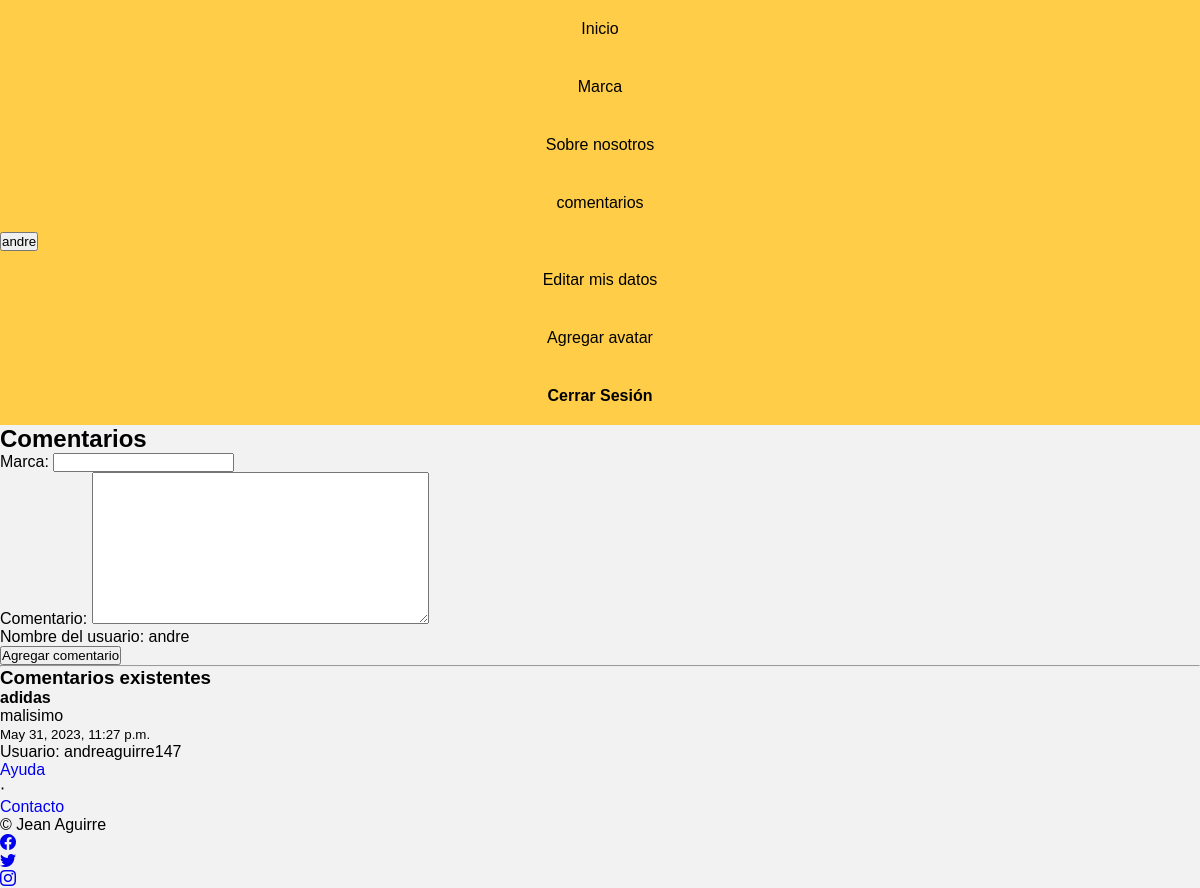
Screenshot of /nike/comentarios/ (signed in) with the database file from the repository.
### Blog/models.py (models this page shows, shortened)
class Comentario(models.Model):
    marca = models.CharField(max_length=100)
    comentario = models.TextField()
    fecha_creacion = models.DateTimeField(auto_now_add=True)
    creador = models.ForeignKey(User, on_delete=models.CASCADE , null=True)

### Blog/views.py (the view)
# urls.py: path('comentarios/', agregar_comentario, name='comentarios'),
@login_required
def agregar_comentario(request):
    if request.method == 'POST':
        form = ComentarioForm(request.POST)
        if form.is_valid():
            comentario = form.save(commit=False)
            if request.user.is_authenticated:
                comentario.creador = request.user
            comentario.save()
            form = ComentarioForm()
    else:
        form = ComentarioForm()
    comentarios = Comentario.objects.all()
    context = {'form': form, 'comentarios': comentarios}
    return render(request, 'blog/comentarios.html', context)

### Blog/forms.py
class ComentarioForm(forms.ModelForm):
    class Meta:
        model = Comentario
        fields = ['marca', 'comentario']

### Blog/templates/Blog/comentarios.html (shortened to what this page needs)
{% extends 'Blog/base.html' %}
{% block comentario %}
  <h2>Comentarios</h2>
  <form method="post">
    {{ form.as_p }}
    {% if request.user.is_authenticated %}
      <p>Nombre del usuario: {{ request.user.username }}</p>
    {% else %}
      <p>Nombre del creador: Invitado</p>
    {% endif %}
    <button type="submit">Agregar comentario</button>
  </form>
  <hr>
  <h3>Comentarios existentes</h3>
  {% for comentario in comentarios %}
    <div>
      <h4>{{ comentario.marca }}</h4>
      <p>{{ comentario.comentario }}</p>
      <small>{{ comentario.fecha_creacion }}</small>
      <p>Usuario: {{ comentario.creador.username }}</p>
    </div>
  {% endfor %}
{% endblock comentario %}

### Blog/templates/Blog/base.html (shortened to what this page needs)
{% load static %}
<!DOCTYPE html>
<html lang="en">
<head>
    <link href="https://cdn.jsdelivr.net/npm/bootstrap-icons@1.5.0/font/bootstrap-icons.css" rel="stylesheet" type="text/css" />
    <link href="{% static 'css/styles.css' %}" rel="stylesheet" />
</head>
<body>
    <nav class="navbar navbar-light bg-light static-top">
        <div class="container">
            <a class="navbar-brand" href="{% url 'inicio' %}">Inicio</a>
            <a class="navbar-brand" href="{% url 'lista_zapatillas' %}">Marca</a>
            <a class="navbar-brand" href="{% url 'info_marca' %}">Sobre nosotros</a>
            <a class="navbar-brand" href="{% url 'comentarios' %}">comentarios</a>
            {% if user.is_authenticated %}
                <div class="dropdown">
                    <button class="btn btn-secondary dropdown-toggle" type="button" id="dropdownMenuButton1" data-bs-toggle="dropdown" aria-expanded="false">
                        <div style="display: inline-flex;">
                            <span>{{ user.username }}</span>
                        </div>
                    </button>
                    <ul class="dropdown-menu" aria-labelledby="dropdownMenuButton1">
                        <li>
                            <a class="dropdown-item" href="{% url 'editar_perfil' %}">Editar mis datos</a>
                        </li>
                        <li>
                            <a class="dropdown-item" href="{% url 'agregar_avatar' %}">Agregar avatar</a>
                        </li>
                        <li>
                            <a class="dropdown-item" href="{% url 'logout' %}"><strong>Cerrar Sesión</strong></a>
                        </li>
                    </ul>
                    </div>
                </div>
                {% else %}
            <a class="btn btn-primary" href="{% url "login" %}">Iniciar sesion</a>
            <a class="btn btn-primary" href="{% url "registro" %}">Registro</a>
            {% endif %}
    </nav>
    {% block comentario %}
    {% endblock comentario %}
    <footer class="footer bg-light">
        <div class="container">
            <div class="row">
                <div class="col-lg-6 h-100 text-center text-lg-start my-auto">
                    <ul class="list-inline mb-2">
                        <li class="list-inline-item"><a href="#!">Ayuda</a></li>
                        <li class="list-inline-item">⋅</li>
                        <li class="list-inline-item"><a href="#!">Contacto</a></li>
                    </ul>
                    <p class="text-muted small mb-4 mb-lg-0">&copy; Jean Aguirre</p>
                </div>
                <div class="col-lg-6 h-100 text-center text-lg-end my-auto">
                    <ul class="list-inline mb-0">
                        <li class="list-inline-item me-4">
                            <a href="#!"><i class="bi-facebook fs-3"></i></a>
                        </li>
                        <li class="list-inline-item me-4">
                            <a href="#!"><i class="bi-twitter fs-3"></i></a>
                        </li>
                        <li class="list-inline-item">
                            <a href="https://www.instagram.com/nike/?hl=es"><i class="bi-instagram fs-3"></i></a>
                        </li>
                    </ul>
                </div>
            </div>
        </div>
    </footer>
</body>
</html>

### static/css/styles.css (style rules this page uses)
* { margin: 0; padding: 0; box-sizing: border-box; }
a { text-decoration: none; outline: none; }
body { font-family: 'Noto Sans JP', sans-serif; background: #f2f2f2; }
.navbar { background: #FFCD48; }
.navbar a { color: #fff; display: inline-block; padding: 20px; width: 100%; text-align: center; color: #000; transition: .3s ease-out all; }

### rows the page displays
Comentario: marca "adidas", comentario "malisimo", fecha_creacion "May 31, 2023, 11:27 p.m.", creador.username "andreaguirre147"

### other values shown
{{ user.username }} "andre"
{{ request.user.username }} "andre"
